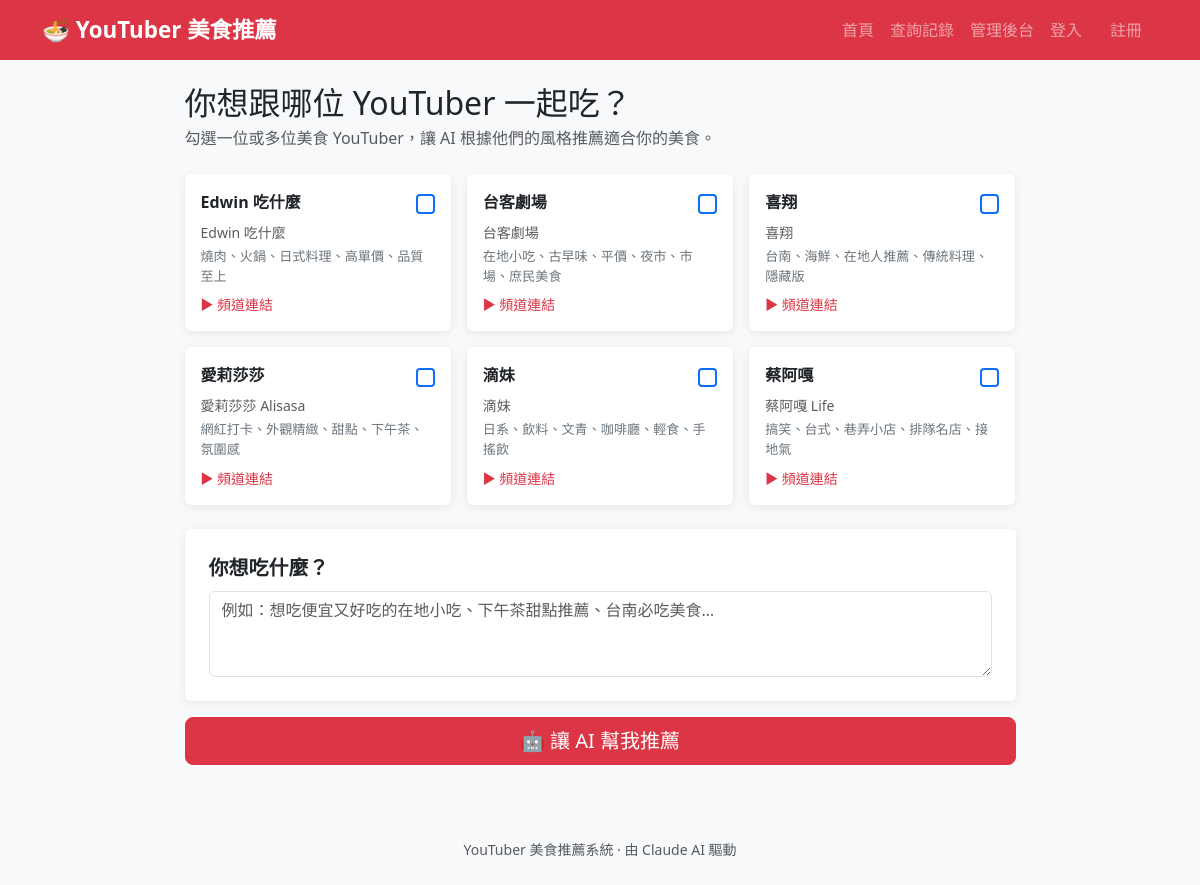
The page / on the database its author committed.
### recommender/models.py (models this page shows, shortened)
class YouTuber(models.Model):
    name = models.CharField(max_length=100)
    channel_name = models.CharField(max_length=200)
    youtube_url = models.URLField(blank=True)
    description = models.TextField()
    style_keywords = models.CharField(max_length=300)
    class Meta:
        ordering = ["name"]

### recommender/views.py (the view)
# urls.py: path("", views.IndexView.as_view(), name="index"),
class IndexView(TemplateView):
    template_name = "recommender/index.html"
    def get_context_data(self, **kwargs):
        ctx = super().get_context_data(**kwargs)
        ctx["youtubers"] = YouTuber.objects.all()
        return ctx

### recommender/templates/recommender/index.html (shortened to what this page needs)
{% extends "recommender/base.html" %}
{% block content %}
<div class="row justify-content-center">
  <div class="col-lg-9">
    <h2 class="mb-1">你想跟哪位 YouTuber 一起吃？</h2>
    <p class="text-muted mb-4">勾選一位或多位美食 YouTuber，讓 AI 根據他們的風格推薦適合你的美食。</p>
    <form method="post" action="{% url 'recommender:suggest' %}">
      <div class="row g-3 mb-4">
        {% for yt in youtubers %}
        <div class="col-6 col-md-4">
          <label class="w-100 h-100" style="cursor:pointer;">
            <div class="card youtuber-card p-3 h-100">
              <div class="d-flex justify-content-between align-items-center mb-2">
                <span class="fw-bold">{{ yt.name }}</span>
                <input type="checkbox" name="youtuber_ids" value="{{ yt.pk }}"
                       class="form-check-input yt-check flex-shrink-0"
                       style="width:1.2em;height:1.2em;">
              </div>
              <div class="text-muted small mb-1">{{ yt.channel_name }}</div>
              <div class="text-secondary" style="font-size:.82rem;">{{ yt.style_keywords }}</div>
              {% if yt.youtube_url %}
              <a href="{{ yt.youtube_url }}" target="_blank"
                 class="mt-2 small text-danger text-decoration-none"
                 onclick="event.stopPropagation()">▶ 頻道連結</a>
              {% endif %}
            </div>
          </label>
        </div>
        {% endfor %}
      </div>
      <div class="card p-4 mb-3">
        <label class="form-label fw-bold fs-5">你想吃什麼？</label>
        <textarea name="user_query" class="form-control" rows="3"
          placeholder="例如：想吃便宜又好吃的在地小吃、下午茶甜點推薦、台南必吃美食…"></textarea>
      </div>
      <div class="d-grid">
        <button type="submit" class="btn btn-danger btn-lg">🤖 讓 AI 幫我推薦</button>
      </div>
    </form>
  </div>
</div>
{% endblock %}

### recommender/templates/recommender/base.html (shortened to what this page needs)
<!doctype html>
<html lang="zh-Hant">
<head>
  <link href="https://cdn.jsdelivr.net/npm/bootstrap@5.3.3/dist/css/bootstrap.min.css" rel="stylesheet">
</head>
<body>
<nav class="navbar navbar-expand-lg navbar-dark bg-danger mb-4">
  <div class="container">
    <a class="navbar-brand" href="{% url 'recommender:index' %}">🍜 YouTuber 美食推薦</a>
    <div class="collapse navbar-collapse">
      <ul class="navbar-nav ms-auto">
        <li class="nav-item"><a class="nav-link" href="{% url 'recommender:index' %}">首頁</a></li>
        <li class="nav-item"><a class="nav-link" href="{% url 'recommender:history' %}">查詢記錄</a></li>
        <li class="nav-item"><a class="nav-link" href="/admin/">管理後台</a></li>
        {% if user.is_authenticated %}
        <li class="nav-item dropdown">
          <a class="nav-link dropdown-toggle" href="#" data-bs-toggle="dropdown">
            👤 {{ user.username }}
          </a>
          <ul class="dropdown-menu dropdown-menu-end">
            <li><a class="dropdown-item" href="{% url 'recommender:history' %}">查詢記錄</a></li>
            <li><hr class="dropdown-divider"></li>
            <li>
              <form method="post" action="{% url 'logout' %}">
                {% csrf_token %}
                <button type="submit" class="dropdown-item text-danger">登出</button>
              </form>
            </li>
          </ul>
        </li>
        {% else %}
        <li class="nav-item"><a class="nav-link" href="{% url 'login' %}">登入</a></li>
        <li class="nav-item"><a class="nav-link btn btn-outline-light btn-sm ms-1 px-3" href="{% url 'register' %}">註冊</a></li>
        {% endif %}
      </ul>
    </div>
  </div>
</nav>
<div class="container">
  {% block content %}{% endblock %}
</div>
<footer class="text-center text-muted py-4 mt-5">
  <small>YouTuber 美食推薦系統 · 由 Claude AI 驅動</small>
</footer>
</body>
</html>

### recommender/templates/recommender/base.html (style rules this page uses)
body { background-color: #f8f9fa; }
.navbar-brand { font-weight: 700; font-size: 1.4rem; }
.card { border: none; box-shadow: 0 2px 8px rgba(0,0,0,.08); }
.youtuber-card { cursor: pointer; transition: transform .15s; }
.yt-check { border: 2px solid #0d6efd !important; }

### rows shown on the page
YouTuber: name "Edwin 吃什麼", channel_name "Edwin 吃什麼", style_keywords "燒肉、火鍋、日式料理、高單價、品質至上"
YouTuber: name "台客劇場", channel_name "台客劇場", style_keywords "在地小吃、古早味、平價、夜市、市場、庶民美食"
YouTuber: name "喜翔", channel_name "喜翔", style_keywords "台南、海鮮、在地人推薦、傳統料理、隱藏版"
YouTuber: name "愛莉莎莎", channel_name "愛莉莎莎 Alisasa", style_keywords "網紅打卡、外觀精緻、甜點、下午茶、氛圍感"
YouTuber: name "滴妹", channel_name "滴妹", style_keywords "日系、飲料、文青、咖啡廳、輕食、手搖飲"
YouTuber: name "蔡阿嘎", channel_name "蔡阿嘎 Life", style_keywords "搞笑、台式、巷弄小店、排隊名店、接地氣"
